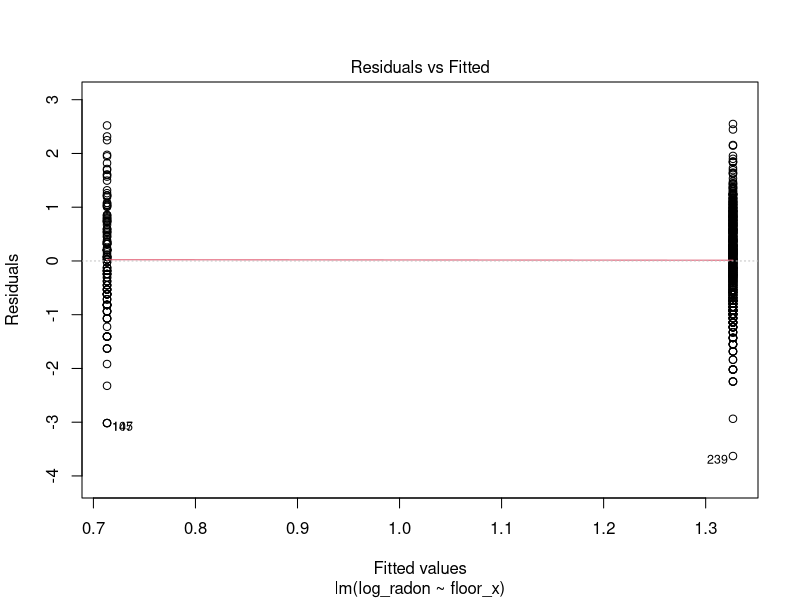
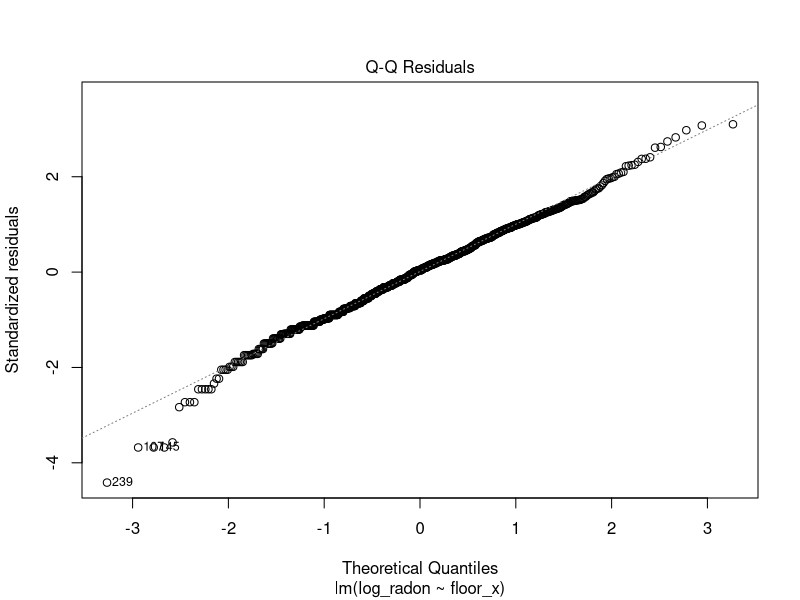
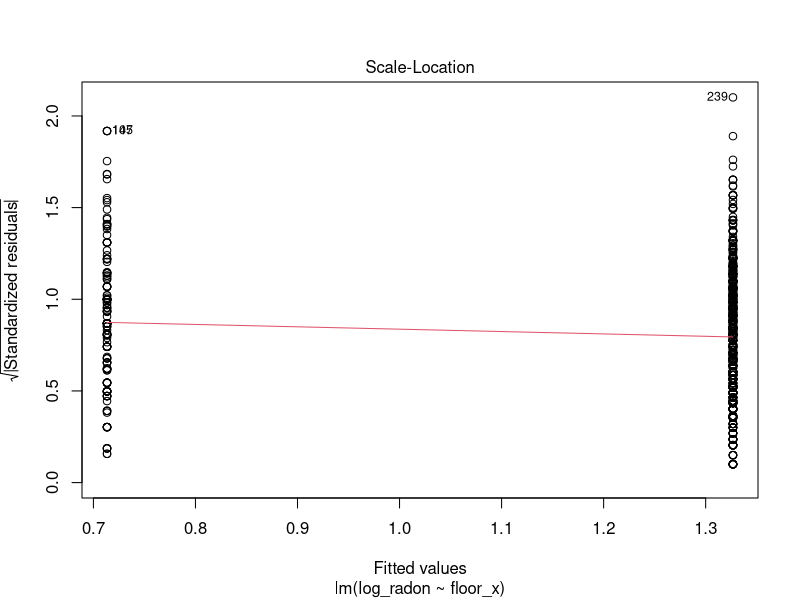
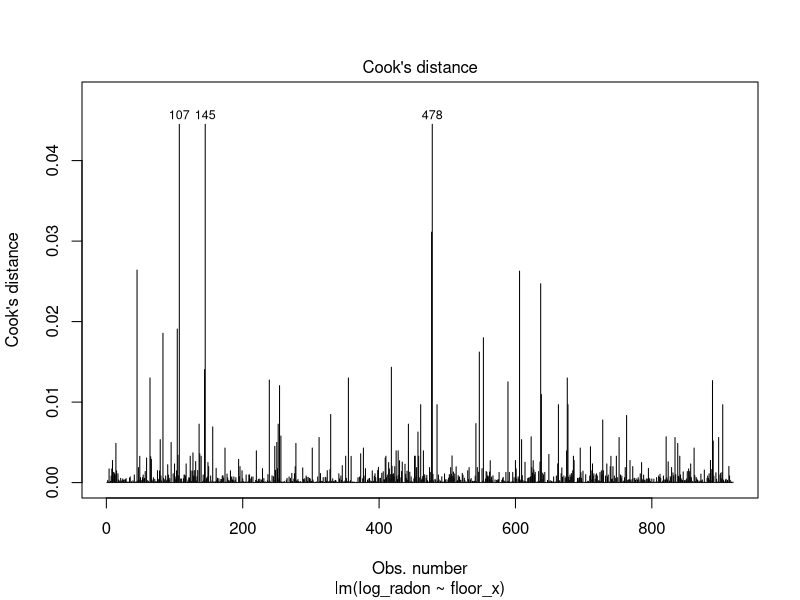
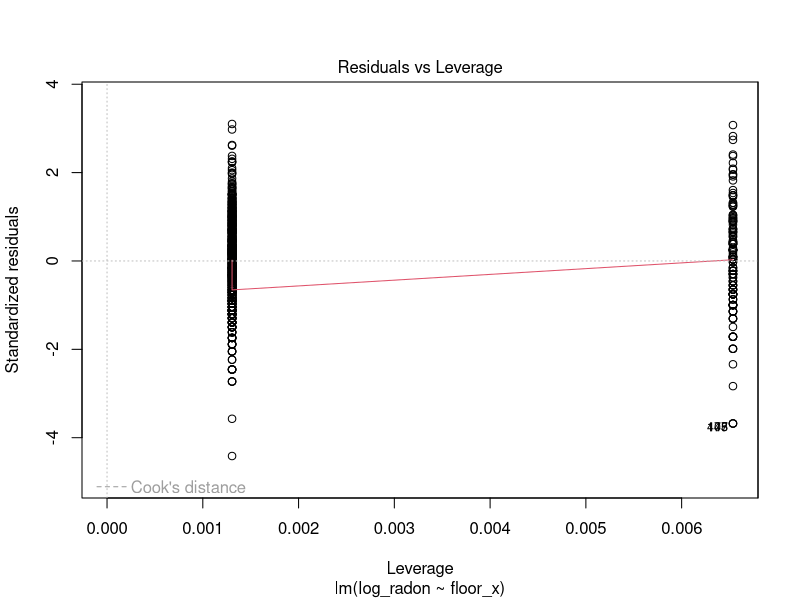
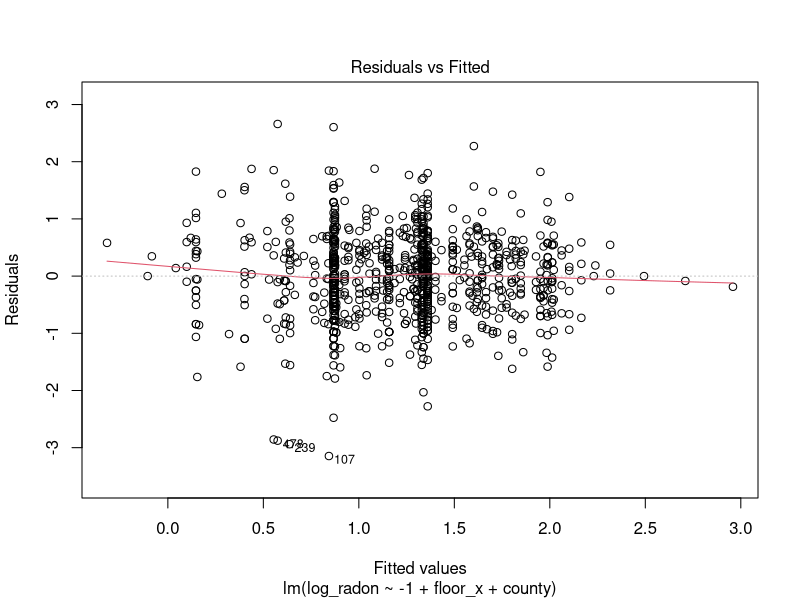
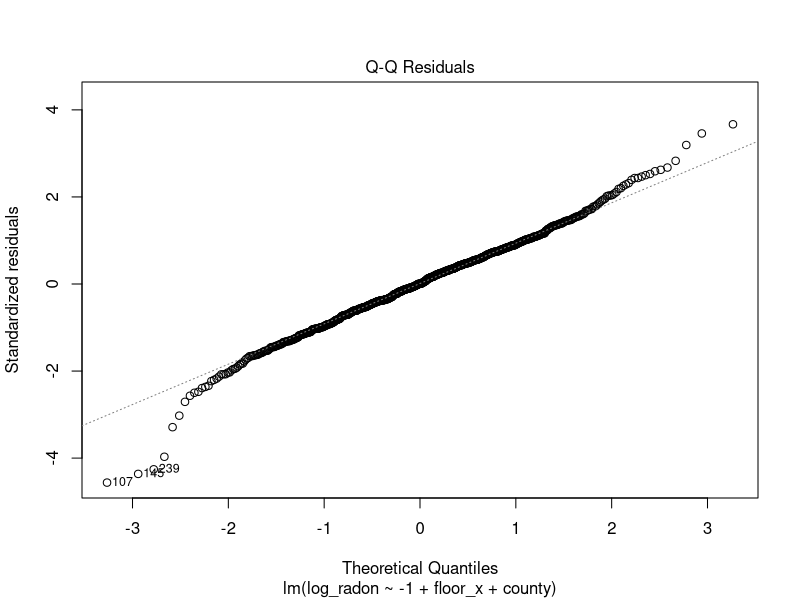
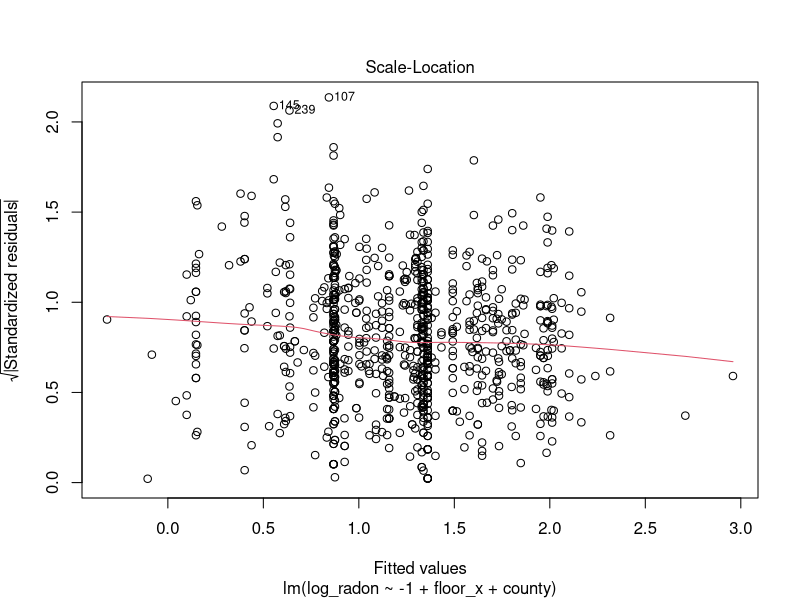

Here is the R script that generated these plots, in order:
#' ---
#' title: Multilevel model of radon levels III
#' author: Brett Melbourne
#' date: 28 Oct 2018 (updated 3 Nov 2022)
#' output: github_document
#' ---

#' Chapter 12 of Gelman & Hill\
#' See `data/radon_MN_about.txt` for data source\
#' 

#' This is part III. In part I we did EDA, in part II we considered a variance
#' components model for homes within counties, introducing the concept of
#' partial pooling and shrinkage (G&H 12.2). Here, we'll consider a house-level
#' (G&H 12.3-4) predictor of radon. In part IV, we'll consider a county-level
#' predictor.
#' 

#+ results=FALSE, message=FALSE, warning=FALSE
library(lme4)      #max lik multilevel: lmer(), glmer() etc
library(arm)       #for se.ranef()
library(ggplot2)
library(gridExtra) #arranging multiple plots
library(dplyr)


#' Read in data and manipulate as required for analysis

radon_dat <- read.csv("data/radon_MN.csv")
radon_dat$log_radon <- log(ifelse(radon_dat$radon==0, 0.1, radon_dat$radon))
radon_dat$county <- factor(radon_dat$county)
head(radon_dat)


#' ### G&H 12.3. Analysis with predictor (floor) at the house level
#'
#' "House level" means house **scale**. This is the spatial scale at which the
#' predictor applies. The predictor at the house level is *floor* (basement or
#' first). There is no "house" identifier in the dataset, so we are assuming
#' that a house was either measured in the basement *or* on the first floor but
#' never both. Thus, there were no within-house measurements and the floor is an
#' attribute of the house that was measured (akin to house color, or house
#' size). If multiple measurements had been made within a house, we would need
#' to include another grouping variable, *house*, in the model.
#'
#' G&H p255 include *floor* as a continuous variable. It makes no difference
#' whether it is continuous or a factor for this particular model, it is just a
#' different way of coding the variable (either way, the parameter estimate will
#' be the same). We will follow their analysis.
#' 

#' Create the continuous variable - call it `floor_x`` to be consistent with
#' p255.

radon_dat$floor_x <- ifelse(radon_dat$floor=="basement", 0, 1)

#' #### Complete pooling
#'
#' Complete pooling is the overall regression mean. Again, we omit any
#' data structure or grouping variables.

poolfit <- lm(log_radon ~ floor_x, data=radon_dat)

#' Check the fitted model (diagnostic plots)

#+ warning=FALSE
plot(poolfit, 1:5, ask=FALSE)

#' No problems here that we haven't already discovered.

summary(poolfit)

#' Since "basement" is coded as 0, the `(Intercept)` is the estimated mean radon
#' in the basement. Since "first" is 1, the slope `floor_x` (or $\beta_1$)
#' here is estimating how radon in the first floor differs from the basement. We
#' see that the first floor on average has log radon 0.61 **lower** than the
#' basement since the sign is negative.
#'
#' Save $\beta$s in dataframe for use with ggplot:

cp_pred_df <- data.frame(ovrl_b0=coef(poolfit)[1], ovrl_b1=coef(poolfit)[2])

#' #### No pooling
#'
#' In the no pooling analysis we will first investigate a model that allows the
#' mean radon to vary among counties but assumes that the relationship between
#' basement and first floor stays the same among counties. This model is the
#' **fixed effects** model, similar to the previous analysis we did without the
#' *floor* predictor but now we include `floor_x`. We use the means
#' parameterization (i.e. -1 to remove the overall intercept, which by default
#' would otherwise arbitrarily be radon in the basement of the first county,
#' sorted alphabetically).

npfit <- lm(log_radon ~ -1 + floor_x + county, data=radon_dat)

plot(npfit, 1:5, ask=FALSE)

#' Nothing terribly concerning in the diagnostics. If we were going to use this
#' model in a critical application we ought to investigate the high leverage
#' points but for now we'll note the warnings and wait to see if the problem
#' persists as we close in on a good model.

summary(npfit)

#' As in the complete pooling model, the slope (`floor_x`, or $\beta_1$) is
#' negative, indicating lower radon on the first floor. The estimate is similar
#' to, but a little different from, the complete pooling model. The difference
#' is because we've included another variable (*county*) in the model, so the
#' new estimate is after adjusting for radon levels among counties. The `county`
#' estimates are the mean radon level in the basement for each county. In this
#' parameterization, the `county` estimates are the y-intercept for each county.
#' The *p*-values are meaningless because they are testing a hypothesis we have
#' no interest in (i.e. log(radon) = 0, or radon = 1, in county basements).
#' 

#' Plot the fitted model (G&H Fig. 12.2) for 8 selected counties

np_pred_df <- data.frame(coef(summary(npfit))[-1,1:2],
                         rep(coef(npfit)[1], 85),
                         unique(radon_dat$county))
names(np_pred_df) <- c("cty_b0","cty_b0_se","b1","county")
display8 <- c("LAC QUI PARLE","AITKIN","KOOCHICHING","DOUGLAS","CLAY","STEARNS",
              "RAMSEY","ST LOUIS")
radon_dat %>%
    filter(county %in% display8) %>%
    ggplot() +
    geom_abline(data=filter(np_pred_df, county %in% display8),
                mapping=aes(slope=b1, intercept=cty_b0), col="blue") +
    geom_point(mapping=aes(x=jitter(floor_x, 0.2), y=log_radon)) +
    scale_x_continuous(breaks=c(0,1)) +
    facet_wrap(facets=vars(county), ncol=4) +
    labs(x="floor", y="ln(radon)",
         title="No pooling: estimates from linear model fit")

#' The features to notice here are that the slope (measuring the difference in
#' radon between floors) is the same across counties but the estimated intercept
#' differs. These features are due to the model we specified.
#' 

#' Plot the estimated intercepts (G&H Fig. 12.3a)\
#' We will save this plot to compare to the partial pooling model. We first need
#' a jittered sample-size variable for plotting.

sample_size_df <- 
    radon_dat %>%
    group_by(county) %>%
    summarize(sample_size=n()) %>%
    mutate(sample_size_jit=jitter(sample_size)) #jitter added for plotting
np_pred_df <- cbind(np_pred_df, sample_size_df[,-1])

gh12.3a <- 
    ggplot(data=np_pred_df) +
    geom_hline(mapping=aes(yintercept=ovrl_b0), data=cp_pred_df, col="blue") +
    geom_point(mapping=aes(x=sample_size_jit, y=cty_b0)) +
    geom_linerange(mapping=aes(x=sample_size_jit, 
                               ymin=cty_b0-cty_b0_se, 
                               ymax=cty_b0+cty_b0_se)) +
    scale_x_continuous(trans="log", breaks=c(1,3,10,30,100)) +
    ylim(-0.1, 3.5) +
    labs(x="Sample size in county j", y="Estimated intercept in county j",
         title="No pooling: estimates from linear model fit")
gh12.3a

#' The feature to notice here is how the uncertainty intervals are large for
#' counties with small sample sizes and decrease with sample size.
#' 


#' #### Partial pooling: multilevel model
#'
#' In the multilevel model, we model the variation among counties in the
#' intercept:

ppfit <- lmer(log_radon ~ floor_x + (1|county), REML=FALSE, data=radon_dat)

#' The deviations of the county intercept from the mean intercept will be
#' modeled as a Normally distributed random variable.
#' 

#' Residual plot looks fine:

plot(ppfit)

#' Examine the parameter estimates:

summary(ppfit)

#' As in the model without a predictor, in the summary under `Random effects` we
#' now see estimates for two levels (or scales) of variance, `county` (among
#' counties) and `Residual` (among houses within counties). Under
#' `Fixed effects` we have the estimate for the common slope `floor_x`, while
#' the `(Intercept)` is the estimated mean radon at the county scale (see below
#' for more discussion of exactly how to interpret this mean).
#' 

#' Plot the fitted model (G&H Fig. 12.4) for 8 selected counties

pp_pred_df <- data.frame(coef(ppfit)$county,
                         se.ranef(ppfit)$county[,1],
                         sample_size_df$sample_size_jit,
                         unique(radon_dat$county))
names(pp_pred_df) <- c("cty_b0","b1","cty_b0_se","sample_size_jit","county")
pp_mean_df <- data.frame(ovrl_b0=fixef(ppfit)[1],
                         ovrl_b1=fixef(ppfit)[2])
radon_dat %>%
    filter(county %in% display8) %>%
    ggplot() +
    #no pooling line
    geom_abline(data=filter(np_pred_df, county %in% display8),
                mapping=aes(slope=b1, intercept=cty_b0), col="blue") +
    #partial pooling line
    geom_abline(data=filter(pp_pred_df, county %in% display8),
                mapping=aes(slope=b1, intercept=cty_b0), col="blue", lty=2) +
    #complete pooling line
    geom_abline(data=cp_pred_df,
                mapping=aes(slope=ovrl_b1, intercept=ovrl_b0), col="red") +
    #data
    geom_point(mapping=aes(x=jitter(floor_x, 0.2), y=log_radon)) +
    scale_x_continuous(breaks=c(0,1)) +
    facet_wrap(facets=vars(county), ncol=4) +
    labs(x="floor", y="ln(radon)",
         title="Partial pooling (dashed): multilevel model, max likelihood estimates")

#' Partial pooling estimates (dashed blue line) compared to the no pooling
#' estimates (solid blue line), and the complete pooling estimate (red line).
#' The thing to notice here is that the partial pooling estimate is shrunk away
#' from the no pooling estimate toward the complete pooling estimate. This
#' shrinkage is greatest when there are few data points in a county (e.g. Lac
#' Qui Parle). When there are lots of data within a county, the partial pooling
#' estimate remains close to the no pooling estimate (e.g. St Louis).
#'

#' Plot the the estimated intercepts (G&H Fig 12.3).
#' 

#' Plot for partial pooling estimates:

gh12.3b <- 
    pp_pred_df %>%
    ggplot() +
    geom_hline(data=cp_pred_df,
               mapping=aes(yintercept=ovrl_b0), col="blue") +
    geom_hline(data=pp_mean_df,
               mapping=aes(yintercept=ovrl_b0), col="blue", lty=2) +
    geom_point(mapping=aes(x=sample_size_jit, y=cty_b0)) +
    geom_linerange(mapping=aes(x=sample_size_jit,
                               ymin=cty_b0-cty_b0_se,
                               ymax=cty_b0+cty_b0_se)) +
    scale_x_continuous(trans="log", breaks=c(1,3,10,30,100)) +
    ylim(-0.1, 3.5) +
    labs(x="Sample size in county j",
         y="Estimated intercept in county j",
         title="Partial pooling: multilevel model, max likelihood")

#' Plot no pooling vs partial pooling side by side

#+ fig.width=14, fig.height=7
grid.arrange(gh12.3a, gh12.3b, nrow = 1)

#' The estimates for the county intercepts (which is the estimated ln(radon)
#' level in a house basement) are shrunk toward the county-scale mean (dashed
#' blue line). The county-scale mean is the mean intercept among counties
#' estimated by the multilevel model. Notice that the county mean is higher than
#' the complete pooling intercept (solid blue line). This is because the
#' complete pooling intercept is influenced by the six or so most-sampled
#' counties (they make up a large amount of the total dataset used to fit the
#' complete pooling model), which happen to have lower radon than the mean
#' across counties. In other words, the complete pooling estimate is weighted by
#' the number of samples in a county, whereas the partial pooling estimate is
#' not. This brings up an interesting situation: what if we wanted to estimate
#' the mean radon level for houses in Minnesota? The multilevel model allows us
#' to do that. It would be the weighted mean across counties, where the weights
#' are the number of houses in a county (not the number of sampled houses in our
#' dataset but the actual number of houses, for which we'd need to obtain
#' another dataset). Counties with more houses contribute more to the mean radon
#' level in Minnesota houses. The county-scale mean is not the "grand mean" or
#' the mean for Minnesota houses, it is the mean among Minnesota counties.
#' 

#' #### Partial pooling, Bayesian fit
#'
#' The Bayesian fit of the multilevel model using `stan_lmer()` is
#' straightforward and gives almost the same result as `lmer()`. The code is
#' substantially similar to the situation we consider next, adding a
#' county-level predictor, so we'll just skip right to that. See Part IV.
#' 
